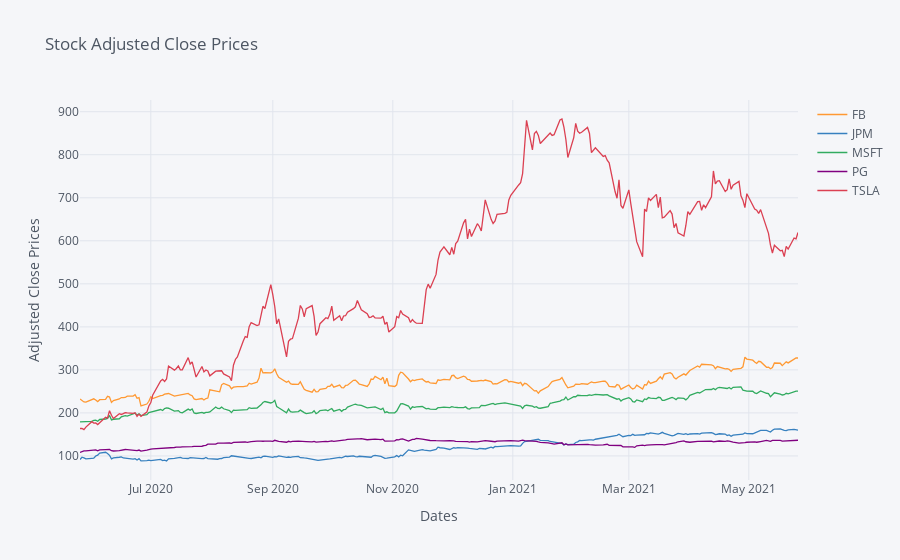

This figure's notebook cell:
### Code cell
stock_data['Adj Close'].iplot(title='Stock Adjusted Close Prices', xTitle='Dates',yTitle='Adjusted Close Prices')

### Figure 1 — Plotly figure (JSON) as saved in the notebook; plotly's stock layout.template omitted (floating-point values rounded to 4 significant figures; data arrays with more than 128 entries replaced by an {"elided": "..."} marker saying what was removed)
{"data": [{"line": {"color": "rgba(255, 153, 51, 1.0)", "dash": "solid", "shape": "linear", "width": 1.3}, "mode": "lines", "name": "FB", "text": "", "type": "scatter", "x": {"elided": "254 str values"}, "y": {"elided": "254 float values"}}, {"line": {"color": "rgba(55, 128, 191, 1.0)", "dash": "solid", "shape": "linear", "width": 1.3}, "mode": "lines", "name": "JPM", "text": "", "type": "scatter", "x": {"elided": "254 str values"}, "y": {"elided": "254 float values"}}, {"line": {"color": "rgba(50, 171, 96, 1.0)", "dash": "solid", "shape": "linear", "width": 1.3}, "mode": "lines", "name": "MSFT", "text": "", "type": "scatter", "x": {"elided": "254 str values"}, "y": {"elided": "254 float values"}}, {"line": {"color": "rgba(128, 0, 128, 1.0)", "dash": "solid", "shape": "linear", "width": 1.3}, "mode": "lines", "name": "PG", "text": "", "type": "scatter", "x": {"elided": "254 str values"}, "y": {"elided": "254 float values"}}, {"line": {"color": "rgba(219, 64, 82, 1.0)", "dash": "solid", "shape": "linear", "width": 1.3}, "mode": "lines", "name": "TSLA", "text": "", "type": "scatter", "x": {"elided": "254 str values"}, "y": {"elided": "254 float values"}}], "layout": {"legend": {"bgcolor": "#F5F6F9", "font": {"color": "#4D5663"}}, "paper_bgcolor": "#F5F6F9", "plot_bgcolor": "#F5F6F9", "title": {"font": {"color": "#4D5663"}, "text": "Stock Adjusted Close Prices"}, "xaxis": {"gridcolor": "#E1E5ED", "showgrid": true, "tickfont": {"color": "#4D5663"}, "title": {"font": {"color": "#4D5663"}, "text": "Dates"}, "zerolinecolor": "#E1E5ED"}, "yaxis": {"gridcolor": "#E1E5ED", "showgrid": true, "tickfont": {"color": "#4D5663"}, "title": {"font": {"color": "#4D5663"}, "text": "Adjusted Close Prices"}, "zerolinecolor": "#E1E5ED"}}}
